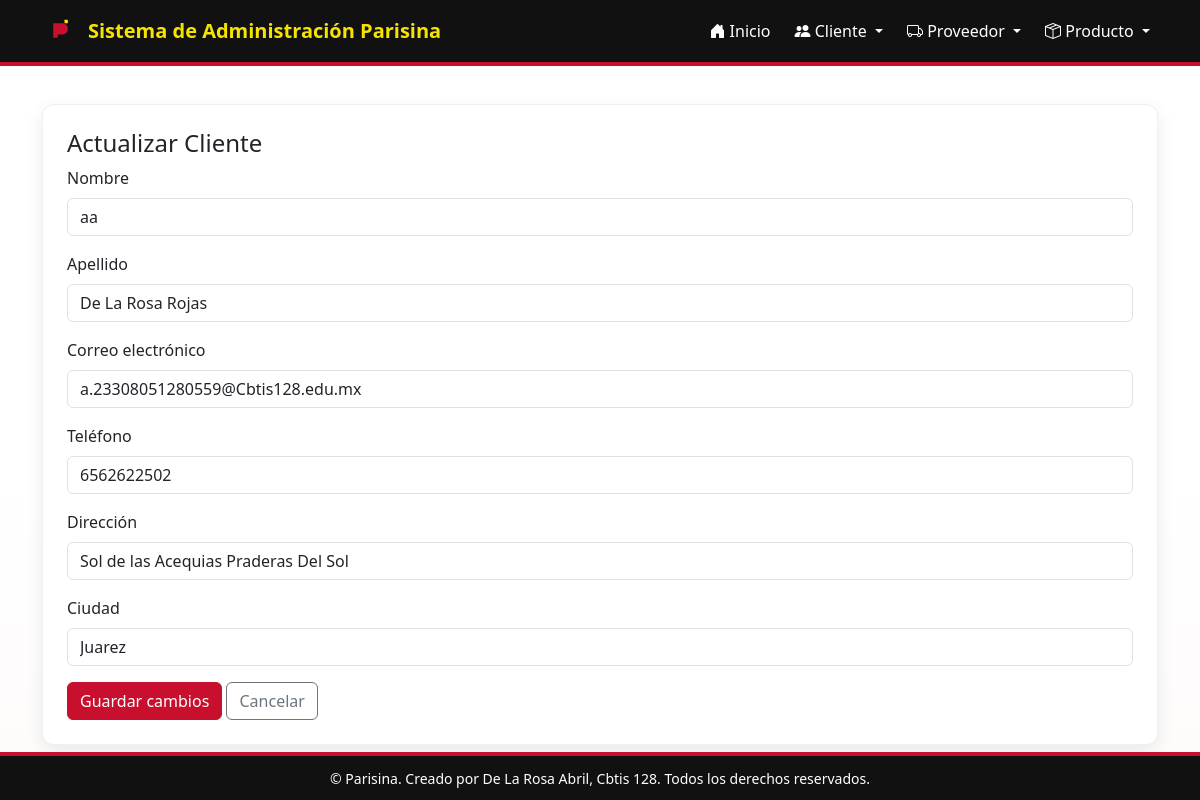
The app's page /cliente/actualizar/1/ with its own data.
### app_Parisina/models.py (models this page shows, shortened)
class Cliente(models.Model):
    nombre = models.CharField(max_length=100)
    apellido = models.CharField(max_length=100)
    correo_electronico = models.EmailField(unique=True)
    telefono = models.CharField(max_length=15)
    direccion = models.CharField(max_length=200)
    ciudad = models.CharField(max_length=100)
    fecha_registro = models.DateField(auto_now_add=True)

### app_Parisina/views.py (the view)
# urls.py: path("cliente/actualizar/<int:pk>/", views.actualizar_cliente, name="actualizar_cliente"),
def actualizar_cliente(request, pk):
    cliente = get_object_or_404(Cliente, pk=pk)
    return render(request, "Cliente/actualizar_Cliente.html", {"cliente": cliente})

### app_Parisina/templates/Cliente/actualizar_Cliente.html (shortened to what this page needs)
{% extends "base.html" %}
{% block content %}
<div class="card p-4">
  <h4>Actualizar Cliente</h4>
  <form method="post" action="{% url 'realizar_actualizacion_cliente' cliente.pk %}">
    <div class="mb-3"><label class="form-label">Nombre</label><input name="nombre" value="{{ cliente.nombre }}" class="form-control"></div>
    <div class="mb-3"><label class="form-label">Apellido</label><input name="apellido" value="{{ cliente.apellido }}" class="form-control"></div>
    <div class="mb-3"><label class="form-label">Correo electrónico</label><input name="correo_electronico" value="{{ cliente.correo_electronico }}" type="email" class="form-control"></div>
    <div class="mb-3"><label class="form-label">Teléfono</label><input name="telefono" value="{{ cliente.telefono }}" class="form-control"></div>
    <div class="mb-3"><label class="form-label">Dirección</label><input name="direccion" value="{{ cliente.direccion }}" class="form-control"></div>
    <div class="mb-3"><label class="form-label">Ciudad</label><input name="ciudad" value="{{ cliente.ciudad }}" class="form-control"></div>
    <button class="btn btn-primary">Guardar cambios</button>
    <a href="{% url 'ver_cliente' %}" class="btn btn-outline-secondary">Cancelar</a>
  </form>
</div>
{% endblock %}

### app_Parisina/templates/base.html (style rules this page uses)
:root { --rojo-parisina: #C8102E; --rojo-oscuro: #9b0b22; --amarillo-parisina: #F7E300; --negro-parisina: #111111; --blanco-parisina: #ffffff; --gris-texto: #222222; --sombra: rgba(0,0,0,0.08); }
html,body { height:100%; }
body { background: linear-gradient(180deg, #fff 0%, #fff 60%, rgba(200,10,30,0.02) 100%); color: var(--gris-texto); font-family: "Segoe UI", Tahoma, Geneva, Verdana, sans-serif; }
.card { border-radius:12px; border: 1px solid rgba(0,0,0,0.06); box-shadow: 0 6px 18px var(--sombra); }
.btn-primary { background: var(--rojo-parisina); border-color: var(--rojo-parisina); }
a { color: var(--rojo-parisina); text-decoration: none; }

### records on screen
Cliente: nombre "aa", apellido "De La Rosa Rojas", correo_electronico "a.23308051280559@Cbtis128.edu.mx", telefono "6562622502", direccion "Sol de las Acequias Praderas Del Sol", ciudad "Juarez"
